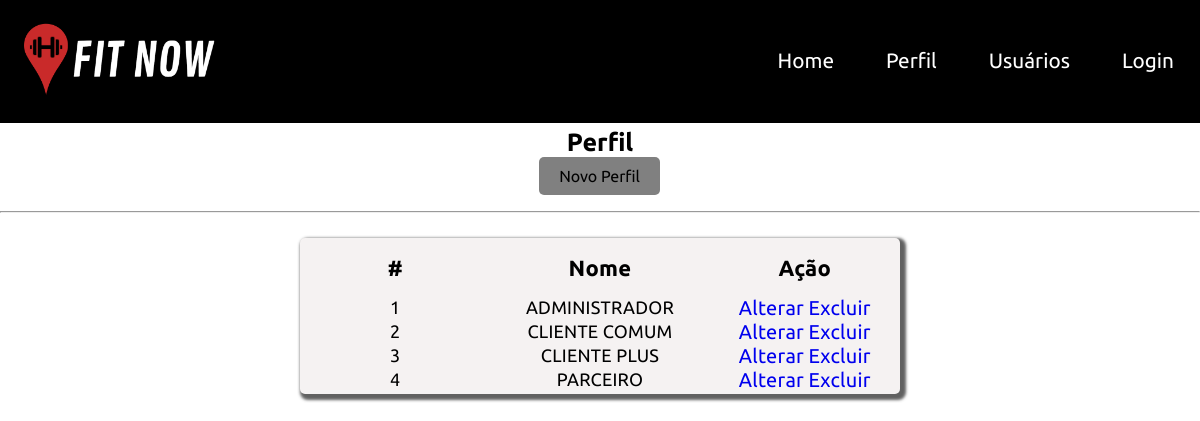
Page /perfis/index.php on the committed database.
### tables this page shows
CREATE TABLE `Perfis` (
	`idPerfil` int not null primary key auto_increment,
	`nome` varchar(40) not null
);

### perfis/index.php (the view, shortened to what this page needs)
<?php
    $dbh = Conexao::getConexao();
    $query = "SELECT * FROM fitnowbd.perfis;";
    $stmt = $dbh->query($query);
    $quantidadeRegistros = $stmt->rowCount();
    $perfis = $stmt->fetchAll();
?>
<!DOCTYPE html>
<html lang="pt-br">
<head>
    <link href="../assests/css/boot.css" rel="stylesheet">
    <link href="../assests/css/fonticon.css" rel="stylesheet">
    <link rel="stylesheet" href="../assests/css/modal.css">
    <link rel="stylesheet" href="../assests/css/login.css">
    <link rel="stylesheet" href="../assests/css/styles.css">
    <link rel="stylesheet" href="../assests/css/index_perfil.css">
</head>
<body>
    <header class="main_header">
        <div class="main_header_content">
            <a href="home.html" class="logo">
                <img id="logofit" src="../img/logofit.png" alt="FITNOW - A qualquer hora e qualquer lugar"
                    title="FITNOW - A qualquer hora e qualquer lugar"></a>
            <nav class="main_header_content_menu">
                <ul>
                    <li><a href="">Home</a></li>
                    <li><a href="../perfis/index.php">Perfil</a></li>
                    <li><a href="../usuarios/index.php">Usuários</a></li>
                    <li><a href="../auth/index.php">Login</a></li>
                </ul>
            </nav>
        </div>
    </header>
    <main>
        <h1>Perfil</h1>
        <section class="section__btn">
            <a class="btn" href="create.php">Novo Perfil</a>
        </section>
        <br><br><br>
        <hr>
        <div class="outcontainer" >
            <section class="container">
            <table>
                <thead>
                    <tr>
                        <th>#</th>
                        <th>Nome</th>
                        <th>Ação</th>
                    </tr>
                </thead>
                <tbody>
                    <?php if ($quantidadeRegistros == "0"): ?>
                        <tr>
                            <td colspan="3">Não existem dados cadastrados.</td>
                        </tr>
                    <?php else: ?>
                        <?php foreach ($perfis as $perfil) : ?>
                        <tr>
                            <td><?php echo $perfil['idPerfil'];?></td>
                            <td><?= $perfil['nome'];?></td>
                            <td class="td__operacao">
                                <a class="btns" href="edit.php?id=<?=$perfil['idPerfil'];?>">Alterar</a>
                                <a class="btns" href="delete.php?id=<?=$perfil['idPerfil'];?>" onclick="return confirm('Deseja confirmar a operação?');">Excluir</a>
                            </td>
                        </tr>
                        <?php endforeach; ?>
                    <?php endif; $dbh = null; ?>
                </tbody>
            </table>
            </section>
        </div>
    </main>
</body>
</html>

### assests/css/boot.css (style rules this page uses)
* { padding: 0; margin: 0; box-sizing: border-box; text-decoration: none; font-size: 1em; font-family: 'Ubuntu', sans-serif; }

### assests/css/styles.css (style rules this page uses)
.main_header { width: 100%; background-color: black; }
.main_header .main_header_content { max-width: 1300px; margin: 0 auto; display: flex; flex-wrap: wrap; }
.main_header .main_header_content .logo { flex-basis: 330px; padding: 20px; width: 290px; }
#logofit { width: 200px; }
.main_header .main_header_content .main_header_content_menu { flex-basis: calc(100% - 330px); display: flex; justify-content: flex-end; }
.main_header_content_menu ul { display: flex; align-items: stretch; }
.main_header_content_menu ul li { list-style: none; display: flex; align-items: center; }
.main_header_content_menu ul li a { padding: 0 26px; display: flex; font-size: 1.3rem; align-items: center; height: 100%; color:white; }

### assests/css/index_perfil.css (style rules this page uses)
* { margin: 0; padding: 0; box-sizing: border-box; }
h1 { text-align: center; font-size: 25px; margin-top: 5px; }
.btn { background-color: grey; color: black; border-radius: 5px; border: none; padding: 10px 20px; position: absolute; right: 45%; }
.outcontainer { display: flex; justify-content: center; align-items: center; margin-top: 25px; background-color: #fff; }
.container { color: #000; display: flex; flex-wrap: wrap; text-align: center; justify-content: center; width: 50%; background-color: rgb(245,242,242); padding: 2px 0; border-radius: 5px; -webkit-box-shadow: 3px 3px 3px 3px rgba(50, 50, 50, 0.77); -moz-box-shadow: 3px 3px 3px 3px rgba(50, 50, 50, 0.77); box-shadow: 3px 3px 3px 3px rgba(50, 50, 50, 0.77); }
.container table { width: 100%; max-width: 800px; border-collapse: collapse; }
.container table tr th { height: 56px; font-size: 22px; font-weight: 700; letter-spacing: .25px; text-align: center; padding: 0 5px; }
.container table tr td { vertical-align: middle; width: 20%; font-size: 18px; font-weight: 400; letter-spacing: 0.25px; }
.container table tr td .btns { font-size: 20px; }

### rows in the picture
perfis: idPerfil "1", nome "ADMINISTRADOR"
perfis: idPerfil "2", nome "CLIENTE COMUM"
perfis: idPerfil "3", nome "CLIENTE PLUS"
perfis: idPerfil "4", nome "PARCEIRO"
